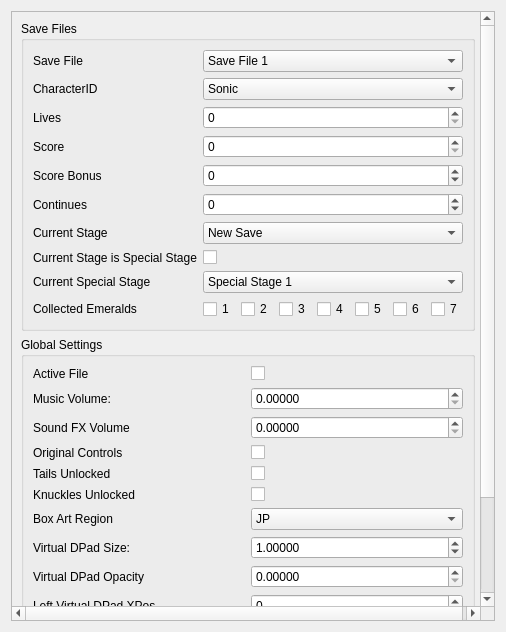
<?xml version="1.0" encoding="UTF-8"?>
<ui version="4.0">
 <class>SaveFileEditorv4</class>
 <widget class="QWidget" name="SaveFileEditorv4">
  <property name="geometry">
   <rect>
    <x>0</x>
    <y>0</y>
    <width>506</width>
    <height>632</height>
   </rect>
  </property>
  <property name="windowTitle">
   <string>Form</string>
  </property>
  <layout class="QGridLayout" name="gridLayout_4">
   <item row="0" column="0">
    <widget class="QScrollArea" name="scrollArea">
     <property name="widgetResizable">
      <bool>true</bool>
     </property>
     <widget class="QWidget" name="scrollAreaWidgetContents">
      <property name="geometry">
       <rect>
        <x>0</x>
        <y>0</y>
        <width>472</width>
        <height>714</height>
       </rect>
      </property>
      <layout class="QGridLayout" name="gridLayout_5">
       <item row="0" column="0" rowspan="4">
        <layout class="QGridLayout" name="gridLayout">
         <item row="0" column="0" colspan="2">
          <widget class="QGroupBox" name="saveFiles">
           <property name="title">
            <string>Save Files</string>
           </property>
           <layout class="QGridLayout" name="gridLayout_3">
            <item row="13" column="6">
             <widget class="QCheckBox" name="e6">
              <property name="text">
               <string>6</string>
              </property>
             </widget>
            </item>
            <item row="7" column="0">
             <widget class="QLabel" name="label_15">
              <property name="text">
               <string>Score Bonus</string>
              </property>
             </widget>
            </item>
            <item row="13" column="0">
             <widget class="QLabel" name="label_13">
              <property name="text">
               <string>Collected Emeralds</string>
              </property>
             </widget>
            </item>
            <item row="13" column="2">
             <widget class="QCheckBox" name="e2">
              <property name="text">
               <string>2</string>
              </property>
             </widget>
            </item>
            <item row="6" column="1" colspan="7">
             <widget class="QSpinBox" name="score">
              <property name="maximum">
               <number>2147483647</number>
              </property>
             </widget>
            </item>
            <item row="5" column="0">
             <widget class="QLabel" name="label_10">
              <property name="text">
               <string>Lives</string>
              </property>
             </widget>
            </item>
            <item row="5" column="1" colspan="7">
             <widget class="QSpinBox" name="lives">
              <property name="maximum">
               <number>2147483647</number>
              </property>
             </widget>
            </item>
            <item row="9" column="0">
             <widget class="QLabel" name="label_12">
              <property name="text">
               <string>Current Stage</string>
              </property>
             </widget>
            </item>
            <item row="10" column="0">
             <widget class="QLabel" name="label_14">
              <property name="text">
               <string>Current Stage is Special Stage</string>
              </property>
             </widget>
            </item>
            <item row="13" column="7">
             <widget class="QCheckBox" name="e7">
              <property name="text">
               <string>7</string>
              </property>
             </widget>
            </item>
            <item row="1" column="1" colspan="7">
             <widget class="QComboBox" name="curSave">
              <item>
               <property name="text">
                <string>Save File 1</string>
               </property>
              </item>
              <item>
               <property name="text">
                <string>Save File 2</string>
               </property>
              </item>
              <item>
               <property name="text">
                <string>Save File 3</string>
               </property>
              </item>
              <item>
               <property name="text">
                <string>Save File 4</string>
               </property>
              </item>
             </widget>
            </item>
            <item row="13" column="1">
             <widget class="QCheckBox" name="e1">
              <property name="text">
               <string>1</string>
              </property>
             </widget>
            </item>
            <item row="2" column="0">
             <widget class="QLabel" name="label_8">
              <property name="text">
               <string>CharacterID </string>
              </property>
             </widget>
            </item>
            <item row="11" column="0">
             <widget class="QLabel" name="label_19">
              <property name="text">
               <string>Current Special Stage</string>
              </property>
             </widget>
            </item>
            <item row="13" column="4">
             <widget class="QCheckBox" name="e4">
              <property name="text">
               <string>4</string>
              </property>
             </widget>
            </item>
            <item row="1" column="0">
             <widget class="QLabel" name="label_9">
              <property name="text">
               <string>Save File</string>
              </property>
             </widget>
            </item>
            <item row="10" column="1">
             <widget class="QCheckBox" name="curStageSpecial">
              <property name="text">
               <string/>
              </property>
             </widget>
            </item>
            <item row="9" column="1" colspan="7">
             <widget class="QComboBox" name="curStage">
              <item>
               <property name="text">
                <string>New Save</string>
               </property>
              </item>
              <item>
               <property name="text">
                <string>Palmtree Panic 1</string>
               </property>
              </item>
              <item>
               <property name="text">
                <string>Palmtree Panic 2</string>
               </property>
              </item>
              <item>
               <property name="text">
                <string>Palmtree Panic 3</string>
               </property>
              </item>
              <item>
               <property name="text">
                <string>Collision Chaos 1</string>
               </property>
              </item>
              <item>
               <property name="text">
                <string>Collision Chaos 2</string>
               </property>
              </item>
              <item>
               <property name="text">
                <string>Collision Chaos 3</string>
               </property>
              </item>
              <item>
               <property name="text">
                <string>Tidal Tempest 1</string>
               </property>
              </item>
              <item>
               <property name="text">
                <string>Tidal Tempest 2</string>
               </property>
              </item>
              <item>
               <property name="text">
                <string>Tidal Tempest 3</string>
               </property>
              </item>
              <item>
               <property name="text">
                <string>Quartz Quadrant 1</string>
               </property>
              </item>
              <item>
               <property name="text">
                <string>Quartz Quadrant 2</string>
               </property>
              </item>
              <item>
               <property name="text">
                <string>Quartz Quadrant 3</string>
               </property>
              </item>
              <item>
               <property name="text">
                <string>Wacky Workbench 1</string>
               </property>
              </item>
              <item>
               <property name="text">
                <string>Wacky Workbench 2</string>
               </property>
              </item>
              <item>
               <property name="text">
                <string>Wacky Workbench 3</string>
               </property>
              </item>
              <item>
               <property name="text">
                <string>Stardust Speedway 1</string>
               </property>
              </item>
              <item>
               <property name="text">
                <string>Stardust Speedway 2</string>
               </property>
              </item>
              <item>
               <property name="text">
                <string>Stardust Speedway 3</string>
               </property>
              </item>
              <item>
               <property name="text">
                <string>Metallic Madness 1</string>
               </property>
              </item>
              <item>
               <property name="text">
                <string>Metallic Madness 2</string>
               </property>
              </item>
              <item>
               <property name="text">
                <string>Metallic Madness 3</string>
               </property>
              </item>
             </widget>
            </item>
            <item row="11" column="1" colspan="7">
             <widget class="QComboBox" name="curSpecialStage">
              <item>
               <property name="text">
                <string>Special Stage 1</string>
               </property>
              </item>
              <item>
               <property name="text">
                <string>Special Stage 2</string>
               </property>
              </item>
              <item>
               <property name="text">
                <string>Special Stage 3</string>
               </property>
              </item>
              <item>
               <property name="text">
                <string>Special Stage 4</string>
               </property>
              </item>
              <item>
               <property name="text">
                <string>Special Stage 5</string>
               </property>
              </item>
              <item>
               <property name="text">
                <string>Special Stage 6</string>
               </property>
              </item>
              <item>
               <property name="text">
                <string>Special Stage 7</string>
               </property>
              </item>
             </widget>
            </item>
            <item row="13" column="3">
             <widget class="QCheckBox" name="e3">
              <property name="text">
               <string>3</string>
              </property>
             </widget>
            </item>
            <item row="7" column="1" colspan="7">
             <widget class="QSpinBox" name="scoreBonus">
              <property name="minimum">
               <number>-2147483647</number>
              </property>
              <property name="maximum">
               <number>2147483647</number>
              </property>
             </widget>
            </item>
            <item row="13" column="5">
             <widget class="QCheckBox" name="e5">
              <property name="text">
               <string>5</string>
              </property>
             </widget>
            </item>
            <item row="2" column="1" colspan="7">
             <widget class="QComboBox" name="characterID">
              <item>
               <property name="text">
                <string>Sonic</string>
               </property>
              </item>
              <item>
               <property name="text">
                <string>Tails</string>
               </property>
              </item>
              <item>
               <property name="text">
                <string>Knuckles</string>
               </property>
              </item>
              <item>
               <property name="text">
                <string>Sonic and Tails</string>
               </property>
              </item>
             </widget>
            </item>
            <item row="6" column="0">
             <widget class="QLabel" name="label_11">
              <property name="text">
               <string>Score</string>
              </property>
             </widget>
            </item>
            <item row="8" column="0">
             <widget class="QLabel" name="label_4">
              <property name="text">
               <string>Continues</string>
              </property>
             </widget>
            </item>
            <item row="8" column="1" colspan="7">
             <widget class="QSpinBox" name="continues">
              <property name="minimum">
               <number>-42000000</number>
              </property>
              <property name="maximum">
               <number>42000000</number>
              </property>
             </widget>
            </item>
           </layout>
          </widget>
         </item>
         <item row="4" column="0" colspan="2">
          <widget class="QGroupBox" name="globalSettings">
           <property name="sizePolicy">
            <sizepolicy hsizetype="Preferred" vsizetype="Fixed">
             <horstretch>0</horstretch>
             <verstretch>0</verstretch>
            </sizepolicy>
           </property>
           <property name="title">
            <string>Global Settings</string>
           </property>
           <layout class="QGridLayout" name="gridLayout_2">
            <item row="2" column="0">
             <widget class="QLabel" name="label_2">
              <property name="text">
               <string>Sound FX Volume</string>
              </property>
             </widget>
            </item>
            <item row="1" column="0">
             <widget class="QLabel" name="label">
              <property name="text">
               <string>Music Volume:</string>
              </property>
             </widget>
            </item>
            <item row="7" column="1">
             <widget class="QDoubleSpinBox" name="vDpadSize">
              <property name="decimals">
               <number>5</number>
              </property>
              <property name="minimum">
               <double>0.500000000000000</double>
              </property>
              <property name="maximum">
               <double>2.000000000000000</double>
              </property>
              <property name="singleStep">
               <double>0.100000000000000</double>
              </property>
              <property name="value">
               <double>1.000000000000000</double>
              </property>
             </widget>
            </item>
            <item row="5" column="0">
             <widget class="QLabel" name="label_3">
              <property name="text">
               <string>Knuckles Unlocked</string>
              </property>
             </widget>
            </item>
            <item row="3" column="0">
             <widget class="QLabel" name="label_7">
              <property name="text">
               <string>Original Controls</string>
              </property>
             </widget>
            </item>
            <item row="5" column="1">
             <widget class="QCheckBox" name="knuxUnlocked">
              <property name="text">
               <string/>
              </property>
             </widget>
            </item>
            <item row="6" column="1">
             <widget class="QComboBox" name="boxArtRegion">
              <item>
               <property name="text">
                <string>JP</string>
               </property>
              </item>
              <item>
               <property name="text">
                <string>US</string>
               </property>
              </item>
              <item>
               <property name="text">
                <string>EU</string>
               </property>
              </item>
             </widget>
            </item>
            <item row="7" column="0">
             <widget class="QLabel" name="label_17">
              <property name="text">
               <string>Virtual DPad Size:</string>
              </property>
             </widget>
            </item>
            <item row="9" column="0">
             <widget class="QLabel" name="label_20">
              <property name="text">
               <string>Left Virtual DPad XPos</string>
              </property>
             </widget>
            </item>
            <item row="11" column="0">
             <widget class="QLabel" name="label_22">
              <property name="text">
               <string>Right Virtual DPad XPos</string>
              </property>
             </widget>
            </item>
            <item row="6" column="0">
             <widget class="QLabel" name="label_16">
              <property name="text">
               <string>Box Art Region</string>
              </property>
             </widget>
            </item>
            <item row="8" column="0">
             <widget class="QLabel" name="label_18">
              <property name="text">
               <string>Virtual DPad Opacity</string>
              </property>
             </widget>
            </item>
            <item row="2" column="1">
             <widget class="QDoubleSpinBox" name="sfxVol">
              <property name="decimals">
               <number>5</number>
              </property>
              <property name="maximum">
               <double>1.000000000000000</double>
              </property>
              <property name="singleStep">
               <double>0.100000000000000</double>
              </property>
             </widget>
            </item>
            <item row="8" column="1">
             <widget class="QDoubleSpinBox" name="vDpadOpacity">
              <property name="decimals">
               <number>5</number>
              </property>
              <property name="maximum">
               <double>1.000000000000000</double>
              </property>
              <property name="singleStep">
               <double>0.100000000000000</double>
              </property>
             </widget>
            </item>
            <item row="0" column="1">
             <widget class="QCheckBox" name="activeFile">
              <property name="text">
               <string/>
              </property>
             </widget>
            </item>
            <item row="4" column="0">
             <widget class="QLabel" name="label_6">
              <property name="text">
               <string>Tails Unlocked</string>
              </property>
             </widget>
            </item>
            <item row="4" column="1">
             <widget class="QCheckBox" name="tailsUnlocked">
              <property name="text">
               <string/>
              </property>
             </widget>
            </item>
            <item row="0" column="0">
             <widget class="QLabel" name="label_5">
              <property name="text">
               <string>Active File</string>
              </property>
             </widget>
            </item>
            <item row="3" column="1">
             <widget class="QCheckBox" name="ogCtrls">
              <property name="text">
               <string/>
              </property>
             </widget>
            </item>
            <item row="10" column="0">
             <widget class="QLabel" name="label_21">
              <property name="text">
               <string>Left Virtual DPad YPos</string>
              </property>
             </widget>
            </item>
            <item row="1" column="1">
             <widget class="QDoubleSpinBox" name="musVol">
              <property name="decimals">
               <number>5</number>
              </property>
              <property name="maximum">
               <double>1.000000000000000</double>
              </property>
              <property name="singleStep">
               <double>0.100000000000000</double>
              </property>
             </widget>
            </item>
            <item row="12" column="0">
             <widget class="QLabel" name="label_23">
              <property name="text">
               <string>Right Virtual DPad YPos</string>
              </property>
             </widget>
            </item>
            <item row="9" column="1">
             <widget class="QSpinBox" name="vDPadX1">
              <property name="minimum">
               <number>-42000000</number>
              </property>
              <property name="maximum">
               <number>42000000</number>
              </property>
             </widget>
            </item>
            <item row="10" column="1">
             <widget class="QSpinBox" name="vDPadY1">
              <property name="maximumSize">
               <size>
                <width>16777215</width>
                <height>16777215</height>
               </size>
              </property>
              <property name="minimum">
               <number>-42000000</number>
              </property>
              <property name="maximum">
               <number>42000000</number>
              </property>
             </widget>
            </item>
            <item row="11" column="1">
             <widget class="QSpinBox" name="vDPadX2">
              <property name="maximumSize">
               <size>
                <width>16777215</width>
                <height>16777215</height>
               </size>
              </property>
              <property name="minimum">
               <number>-42000000</number>
              </property>
              <property name="maximum">
               <number>42000000</number>
              </property>
             </widget>
            </item>
            <item row="12" column="1">
             <widget class="QSpinBox" name="vDPadY2">
              <property name="minimum">
               <number>-42000000</number>
              </property>
              <property name="maximum">
               <number>42000000</number>
              </property>
             </widget>
            </item>
           </layout>
          </widget>
         </item>
        </layout>
       </item>
      </layout>
     </widget>
    </widget>
   </item>
  </layout>
 </widget>
 <resources/>
 <connections/>
</ui>
